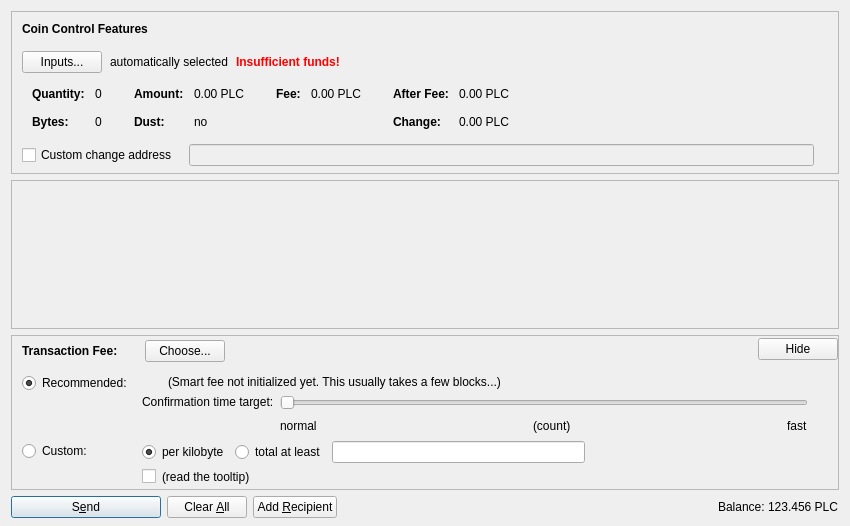
<?xml version="1.0" encoding="UTF-8"?>
<ui version="4.0">
 <class>SendCoinsDialog</class>
 <widget class="QDialog" name="SendCoinsDialog">
  <property name="geometry">
   <rect>
    <x>0</x>
    <y>0</y>
    <width>850</width>
    <height>526</height>
   </rect>
  </property>
  <property name="windowTitle">
   <string>Send Coins</string>
  </property>
  <layout class="QVBoxLayout" name="verticalLayout" stretch="0,1,0,0">
   <property name="bottomMargin">
    <number>8</number>
   </property>
   <item>
    <widget class="QFrame" name="frameCoinControl">
     <property name="sizePolicy">
      <sizepolicy hsizetype="Expanding" vsizetype="Expanding">
       <horstretch>0</horstretch>
       <verstretch>0</verstretch>
      </sizepolicy>
     </property>
     <property name="maximumSize">
      <size>
       <width>16777215</width>
       <height>16777215</height>
      </size>
     </property>
     <property name="frameShape">
      <enum>QFrame::StyledPanel</enum>
     </property>
     <property name="frameShadow">
      <enum>QFrame::Sunken</enum>
     </property>
     <layout class="QVBoxLayout" name="verticalLayoutCoinControl2">
      <property name="spacing">
       <number>0</number>
      </property>
      <property name="leftMargin">
       <number>0</number>
      </property>
      <property name="topMargin">
       <number>0</number>
      </property>
      <property name="rightMargin">
       <number>0</number>
      </property>
      <property name="bottomMargin">
       <number>6</number>
      </property>
      <item>
       <layout class="QVBoxLayout" name="verticalLayoutCoinControl" stretch="0,0,0,0,1">
        <property name="spacing">
         <number>0</number>
        </property>
        <property name="leftMargin">
         <number>10</number>
        </property>
        <property name="topMargin">
         <number>10</number>
        </property>
        <item>
         <layout class="QHBoxLayout" name="horizontalLayoutCoinControl1">
          <property name="bottomMargin">
           <number>15</number>
          </property>
          <item>
           <widget class="QLabel" name="labelCoinControlFeatures">
            <property name="sizePolicy">
             <sizepolicy hsizetype="Preferred" vsizetype="Maximum">
              <horstretch>0</horstretch>
              <verstretch>0</verstretch>
             </sizepolicy>
            </property>
            <property name="font">
             <font>
              <weight>75</weight>
              <bold>true</bold>
             </font>
            </property>
            <property name="styleSheet">
             <string notr="true">font-weight:bold;</string>
            </property>
            <property name="text">
             <string>Coin Control Features</string>
            </property>
           </widget>
          </item>
         </layout>
        </item>
        <item>
         <layout class="QHBoxLayout" name="horizontalLayoutCoinControl2" stretch="0,0,0,0">
          <property name="spacing">
           <number>8</number>
          </property>
          <property name="bottomMargin">
           <number>10</number>
          </property>
          <item>
           <widget class="QPushButton" name="pushButtonCoinControl">
            <property name="styleSheet">
             <string notr="true"/>
            </property>
            <property name="text">
             <string>Inputs...</string>
            </property>
            <property name="autoDefault">
             <bool>false</bool>
            </property>
           </widget>
          </item>
          <item>
           <widget class="QLabel" name="labelCoinControlAutomaticallySelected">
            <property name="text">
             <string>automatically selected</string>
            </property>
            <property name="margin">
             <number>5</number>
            </property>
           </widget>
          </item>
          <item>
           <widget class="QLabel" name="labelCoinControlInsuffFunds">
            <property name="font">
             <font>
              <weight>75</weight>
              <bold>true</bold>
             </font>
            </property>
            <property name="styleSheet">
             <string notr="true">color:red;font-weight:bold;</string>
            </property>
            <property name="text">
             <string>Insufficient funds!</string>
            </property>
            <property name="margin">
             <number>5</number>
            </property>
           </widget>
          </item>
          <item>
           <spacer name="horizontalSpacerCoinControl">
            <property name="orientation">
             <enum>Qt::Horizontal</enum>
            </property>
            <property name="sizeHint" stdset="0">
             <size>
              <width>40</width>
              <height>1</height>
             </size>
            </property>
           </spacer>
          </item>
         </layout>
        </item>
        <item>
         <widget class="QWidget" name="widgetCoinControl" native="true">
          <property name="sizePolicy">
           <sizepolicy hsizetype="Preferred" vsizetype="Preferred">
            <horstretch>0</horstretch>
            <verstretch>0</verstretch>
           </sizepolicy>
          </property>
          <property name="minimumSize">
           <size>
            <width>0</width>
            <height>0</height>
           </size>
          </property>
          <property name="styleSheet">
           <string notr="true"/>
          </property>
          <layout class="QHBoxLayout" name="horizontalLayoutCoinControl5">
           <property name="leftMargin">
            <number>0</number>
           </property>
           <property name="topMargin">
            <number>0</number>
           </property>
           <property name="rightMargin">
            <number>0</number>
           </property>
           <property name="bottomMargin">
            <number>0</number>
           </property>
           <item>
            <layout class="QHBoxLayout" name="horizontalLayoutCoinControl3" stretch="0,0,0,1">
             <property name="spacing">
              <number>20</number>
             </property>
             <property name="topMargin">
              <number>0</number>
             </property>
             <property name="bottomMargin">
              <number>10</number>
             </property>
             <item>
              <layout class="QFormLayout" name="formLayoutCoinControl1">
               <property name="horizontalSpacing">
                <number>10</number>
               </property>
               <property name="verticalSpacing">
                <number>14</number>
               </property>
               <property name="leftMargin">
                <number>10</number>
               </property>
               <property name="topMargin">
                <number>4</number>
               </property>
               <property name="rightMargin">
                <number>6</number>
               </property>
               <item row="0" column="0">
                <widget class="QLabel" name="labelCoinControlQuantityText">
                 <property name="font">
                  <font>
                   <weight>75</weight>
                   <bold>true</bold>
                  </font>
                 </property>
                 <property name="text">
                  <string>Quantity:</string>
                 </property>
                 <property name="margin">
                  <number>0</number>
                 </property>
                </widget>
               </item>
               <item row="0" column="1">
                <widget class="QLabel" name="labelCoinControlQuantity">
                 <property name="cursor">
                  <cursorShape>IBeamCursor</cursorShape>
                 </property>
                 <property name="contextMenuPolicy">
                  <enum>Qt::ActionsContextMenu</enum>
                 </property>
                 <property name="text">
                  <string notr="true">0</string>
                 </property>
                 <property name="margin">
                  <number>0</number>
                 </property>
                 <property name="textInteractionFlags">
                  <set>Qt::LinksAccessibleByMouse|Qt::TextSelectableByKeyboard|Qt::TextSelectableByMouse</set>
                 </property>
                </widget>
               </item>
               <item row="1" column="0">
                <widget class="QLabel" name="labelCoinControlBytesText">
                 <property name="font">
                  <font>
                   <weight>75</weight>
                   <bold>true</bold>
                  </font>
                 </property>
                 <property name="text">
                  <string>Bytes:</string>
                 </property>
                </widget>
               </item>
               <item row="1" column="1">
                <widget class="QLabel" name="labelCoinControlBytes">
                 <property name="cursor">
                  <cursorShape>IBeamCursor</cursorShape>
                 </property>
                 <property name="contextMenuPolicy">
                  <enum>Qt::ActionsContextMenu</enum>
                 </property>
                 <property name="text">
                  <string notr="true">0</string>
                 </property>
                 <property name="textInteractionFlags">
                  <set>Qt::LinksAccessibleByMouse|Qt::TextSelectableByKeyboard|Qt::TextSelectableByMouse</set>
                 </property>
                </widget>
               </item>
              </layout>
             </item>
             <item>
              <layout class="QFormLayout" name="formLayoutCoinControl2">
               <property name="horizontalSpacing">
                <number>10</number>
               </property>
               <property name="verticalSpacing">
                <number>14</number>
               </property>
               <property name="leftMargin">
                <number>6</number>
               </property>
               <property name="topMargin">
                <number>4</number>
               </property>
               <property name="rightMargin">
                <number>6</number>
               </property>
               <item row="0" column="0">
                <widget class="QLabel" name="labelCoinControlAmountText">
                 <property name="font">
                  <font>
                   <weight>75</weight>
                   <bold>true</bold>
                  </font>
                 </property>
                 <property name="text">
                  <string>Amount:</string>
                 </property>
                 <property name="margin">
                  <number>0</number>
                 </property>
                </widget>
               </item>
               <item row="0" column="1">
                <widget class="QLabel" name="labelCoinControlAmount">
                 <property name="cursor">
                  <cursorShape>IBeamCursor</cursorShape>
                 </property>
                 <property name="contextMenuPolicy">
                  <enum>Qt::ActionsContextMenu</enum>
                 </property>
                 <property name="text">
                  <string notr="true">0.00 PLC</string>
                 </property>
                 <property name="textInteractionFlags">
                  <set>Qt::LinksAccessibleByMouse|Qt::TextSelectableByKeyboard|Qt::TextSelectableByMouse</set>
                 </property>
                </widget>
               </item>
               <item row="1" column="0">
                <widget class="QLabel" name="labelCoinControlLowOutputText">
                 <property name="font">
                  <font>
                   <weight>75</weight>
                   <bold>true</bold>
                  </font>
                 </property>
                 <property name="text">
                  <string>Dust:</string>
                 </property>
                </widget>
               </item>
               <item row="1" column="1">
                <widget class="QLabel" name="labelCoinControlLowOutput">
                 <property name="cursor">
                  <cursorShape>IBeamCursor</cursorShape>
                 </property>
                 <property name="contextMenuPolicy">
                  <enum>Qt::ActionsContextMenu</enum>
                 </property>
                 <property name="text">
                  <string notr="true">no</string>
                 </property>
                 <property name="textInteractionFlags">
                  <set>Qt::LinksAccessibleByMouse|Qt::TextSelectableByKeyboard|Qt::TextSelectableByMouse</set>
                 </property>
                </widget>
               </item>
              </layout>
             </item>
             <item>
              <layout class="QFormLayout" name="formLayoutCoinControl3">
               <property name="horizontalSpacing">
                <number>10</number>
               </property>
               <property name="verticalSpacing">
                <number>14</number>
               </property>
               <property name="leftMargin">
                <number>6</number>
               </property>
               <property name="topMargin">
                <number>4</number>
               </property>
               <property name="rightMargin">
                <number>6</number>
               </property>
               <item row="0" column="0">
                <widget class="QLabel" name="labelCoinControlFeeText">
                 <property name="font">
                  <font>
                   <weight>75</weight>
                   <bold>true</bold>
                  </font>
                 </property>
                 <property name="text">
                  <string>Fee:</string>
                 </property>
                 <property name="margin">
                  <number>0</number>
                 </property>
                </widget>
               </item>
               <item row="0" column="1">
                <widget class="QLabel" name="labelCoinControlFee">
                 <property name="cursor">
                  <cursorShape>IBeamCursor</cursorShape>
                 </property>
                 <property name="contextMenuPolicy">
                  <enum>Qt::ActionsContextMenu</enum>
                 </property>
                 <property name="text">
                  <string notr="true">0.00 PLC</string>
                 </property>
                 <property name="textInteractionFlags">
                  <set>Qt::LinksAccessibleByMouse|Qt::TextSelectableByKeyboard|Qt::TextSelectableByMouse</set>
                 </property>
                </widget>
               </item>
              </layout>
             </item>
             <item>
              <layout class="QFormLayout" name="formLayoutCoinControl4">
               <property name="horizontalSpacing">
                <number>10</number>
               </property>
               <property name="verticalSpacing">
                <number>14</number>
               </property>
               <property name="leftMargin">
                <number>6</number>
               </property>
               <property name="topMargin">
                <number>4</number>
               </property>
               <property name="rightMargin">
                <number>6</number>
               </property>
               <item row="0" column="0">
                <widget class="QLabel" name="labelCoinControlAfterFeeText">
                 <property name="font">
                  <font>
                   <weight>75</weight>
                   <bold>true</bold>
                  </font>
                 </property>
                 <property name="text">
                  <string>After Fee:</string>
                 </property>
                 <property name="margin">
                  <number>0</number>
                 </property>
                </widget>
               </item>
               <item row="0" column="1">
                <widget class="QLabel" name="labelCoinControlAfterFee">
                 <property name="cursor">
                  <cursorShape>IBeamCursor</cursorShape>
                 </property>
                 <property name="contextMenuPolicy">
                  <enum>Qt::ActionsContextMenu</enum>
                 </property>
                 <property name="text">
                  <string notr="true">0.00 PLC</string>
                 </property>
                 <property name="textInteractionFlags">
                  <set>Qt::LinksAccessibleByMouse|Qt::TextSelectableByKeyboard|Qt::TextSelectableByMouse</set>
                 </property>
                </widget>
               </item>
               <item row="1" column="0">
                <widget class="QLabel" name="labelCoinControlChangeText">
                 <property name="font">
                  <font>
                   <weight>75</weight>
                   <bold>true</bold>
                  </font>
                 </property>
                 <property name="text">
                  <string>Change:</string>
                 </property>
                </widget>
               </item>
               <item row="1" column="1">
                <widget class="QLabel" name="labelCoinControlChange">
                 <property name="cursor">
                  <cursorShape>IBeamCursor</cursorShape>
                 </property>
                 <property name="contextMenuPolicy">
                  <enum>Qt::ActionsContextMenu</enum>
                 </property>
                 <property name="text">
                  <string notr="true">0.00 PLC</string>
                 </property>
                 <property name="textInteractionFlags">
                  <set>Qt::LinksAccessibleByMouse|Qt::TextSelectableByKeyboard|Qt::TextSelectableByMouse</set>
                 </property>
                </widget>
               </item>
              </layout>
             </item>
            </layout>
           </item>
          </layout>
         </widget>
        </item>
        <item>
         <layout class="QHBoxLayout" name="horizontalLayoutCoinControl4" stretch="0,0,0">
          <property name="spacing">
           <number>12</number>
          </property>
          <property name="sizeConstraint">
           <enum>QLayout::SetDefaultConstraint</enum>
          </property>
          <property name="topMargin">
           <number>5</number>
          </property>
          <property name="rightMargin">
           <number>5</number>
          </property>
          <item>
           <widget class="QCheckBox" name="checkBoxCoinControlChange">
            <property name="toolTip">
             <string>If this is activated, but the change address is empty or invalid, change will be sent to a newly generated address.</string>
            </property>
            <property name="text">
             <string>Custom change address</string>
            </property>
           </widget>
          </item>
          <item>
           <widget class="QValidatedLineEdit" name="lineEditCoinControlChange">
            <property name="enabled">
             <bool>false</bool>
            </property>
            <property name="sizePolicy">
             <sizepolicy hsizetype="Expanding" vsizetype="Fixed">
              <horstretch>0</horstretch>
              <verstretch>0</verstretch>
             </sizepolicy>
            </property>
           </widget>
          </item>
          <item>
           <widget class="QLabel" name="labelCoinControlChangeLabel">
            <property name="sizePolicy">
             <sizepolicy hsizetype="Preferred" vsizetype="Expanding">
              <horstretch>0</horstretch>
              <verstretch>0</verstretch>
             </sizepolicy>
            </property>
            <property name="minimumSize">
             <size>
              <width>0</width>
              <height>0</height>
             </size>
            </property>
            <property name="text">
             <string/>
            </property>
            <property name="margin">
             <number>3</number>
            </property>
           </widget>
          </item>
         </layout>
        </item>
        <item>
         <spacer name="verticalSpacerCoinControl">
          <property name="orientation">
           <enum>Qt::Vertical</enum>
          </property>
          <property name="sizeHint" stdset="0">
           <size>
            <width>800</width>
            <height>1</height>
           </size>
          </property>
         </spacer>
        </item>
       </layout>
      </item>
     </layout>
    </widget>
   </item>
   <item>
    <widget class="QScrollArea" name="scrollArea">
     <property name="widgetResizable">
      <bool>true</bool>
     </property>
     <widget class="QWidget" name="scrollAreaWidgetContents">
      <property name="geometry">
       <rect>
        <x>0</x>
        <y>0</y>
        <width>830</width>
        <height>104</height>
       </rect>
      </property>
      <layout class="QVBoxLayout" name="verticalLayout_2" stretch="0,1">
       <property name="leftMargin">
        <number>0</number>
       </property>
       <property name="topMargin">
        <number>0</number>
       </property>
       <property name="rightMargin">
        <number>0</number>
       </property>
       <property name="bottomMargin">
        <number>0</number>
       </property>
       <item>
        <layout class="QVBoxLayout" name="entries">
         <property name="spacing">
          <number>6</number>
         </property>
        </layout>
       </item>
       <item>
        <spacer name="verticalSpacer">
         <property name="orientation">
          <enum>Qt::Vertical</enum>
         </property>
         <property name="sizeHint" stdset="0">
          <size>
           <width>20</width>
           <height>40</height>
          </size>
         </property>
        </spacer>
       </item>
      </layout>
     </widget>
    </widget>
   </item>
   <item>
    <widget class="QFrame" name="frameFee">
     <property name="sizePolicy">
      <sizepolicy hsizetype="Expanding" vsizetype="Expanding">
       <horstretch>0</horstretch>
       <verstretch>0</verstretch>
      </sizepolicy>
     </property>
     <property name="maximumSize">
      <size>
       <width>16777215</width>
       <height>16777215</height>
      </size>
     </property>
     <property name="frameShape">
      <enum>QFrame::StyledPanel</enum>
     </property>
     <property name="frameShadow">
      <enum>QFrame::Sunken</enum>
     </property>
     <layout class="QVBoxLayout" name="verticalLayoutFee1">
      <property name="spacing">
       <number>0</number>
      </property>
      <property name="leftMargin">
       <number>0</number>
      </property>
      <property name="topMargin">
       <number>0</number>
      </property>
      <property name="rightMargin">
       <number>0</number>
      </property>
      <property name="bottomMargin">
       <number>0</number>
      </property>
      <item>
       <layout class="QVBoxLayout" name="verticalLayoutFee2" stretch="0,0,0">
        <property name="spacing">
         <number>0</number>
        </property>
        <property name="leftMargin">
         <number>10</number>
        </property>
        <property name="topMargin">
         <number>0</number>
        </property>
        <item>
         <layout class="QHBoxLayout" name="horizontalLayoutFee1">
          <property name="bottomMargin">
           <number>0</number>
          </property>
          <item>
           <layout class="QVBoxLayout" name="verticalLayoutFee7">
            <property name="spacing">
             <number>0</number>
            </property>
            <item>
             <spacer name="verticalSpacerSmartFee">
              <property name="orientation">
               <enum>Qt::Vertical</enum>
              </property>
              <property name="sizeType">
               <enum>QSizePolicy::Fixed</enum>
              </property>
              <property name="sizeHint" stdset="0">
               <size>
                <width>1</width>
                <height>4</height>
               </size>
              </property>
             </spacer>
            </item>
            <item>
             <layout class="QHBoxLayout" name="horizontalLayoutSmartFee">
              <property name="spacing">
               <number>10</number>
              </property>
              <item>
               <widget class="QLabel" name="labelFeeHeadline">
                <property name="sizePolicy">
                 <sizepolicy hsizetype="Preferred" vsizetype="Maximum">
                  <horstretch>0</horstretch>
                  <verstretch>0</verstretch>
                 </sizepolicy>
                </property>
                <property name="font">
                 <font>
                  <weight>75</weight>
                  <bold>true</bold>
                 </font>
                </property>
                <property name="styleSheet">
                 <string notr="true">font-weight:bold;</string>
                </property>
                <property name="text">
                 <string>Transaction Fee:</string>
                </property>
               </widget>
              </item>
              <item>
               <widget class="QLabel" name="labelFeeMinimized">
                <property name="text">
                 <string/>
                </property>
               </widget>
              </item>
              <item>
               <widget class="QPushButton" name="buttonChooseFee">
                <property name="text">
                 <string>Choose...</string>
                </property>
               </widget>
              </item>
             </layout>
            </item>
            <item>
             <spacer name="verticalSpacer_5">
              <property name="orientation">
               <enum>Qt::Vertical</enum>
              </property>
              <property name="sizeHint" stdset="0">
               <size>
                <width>1</width>
                <height>1</height>
               </size>
              </property>
             </spacer>
            </item>
           </layout>
          </item>
          <item>
           <spacer name="horizontalSpacer_4">
            <property name="orientation">
             <enum>Qt::Horizontal</enum>
            </property>
            <property name="sizeHint" stdset="0">
             <size>
              <width>40</width>
              <height>20</height>
             </size>
            </property>
           </spacer>
          </item>
          <item>
           <widget class="QPushButton" name="buttonMinimizeFee">
            <property name="toolTip">
             <string>collapse fee-settings</string>
            </property>
            <property name="text">
             <string>Hide</string>
            </property>
           </widget>
          </item>
         </layout>
        </item>
        <item>
         <widget class="QFrame" name="frameFeeSelection">
          <layout class="QVBoxLayout" name="verticalLayoutFee12">
           <property name="spacing">
            <number>0</number>
           </property>
           <property name="leftMargin">
            <number>0</number>
           </property>
           <property name="topMargin">
            <number>0</number>
           </property>
           <property name="rightMargin">
            <number>0</number>
           </property>
           <property name="bottomMargin">
            <number>0</number>
           </property>
           <item>
            <layout class="QGridLayout" name="gridLayoutFee">
             <property name="topMargin">
              <number>10</number>
             </property>
             <property name="bottomMargin">
              <number>4</number>
             </property>
             <property name="horizontalSpacing">
              <number>10</number>
             </property>
             <property name="verticalSpacing">
              <number>4</number>
             </property>
             <item row="1" column="1">
              <layout class="QVBoxLayout" name="verticalLayoutFee8">
               <property name="spacing">
                <number>6</number>
               </property>
               <item>
                <layout class="QHBoxLayout" name="horizontalLayoutFee13">
                 <item>
                  <widget class="QRadioButton" name="radioCustomPerKilobyte">
                   <property name="toolTip">
                    <string>If the custom fee is set to 1000 satoshis and the transaction is only 250 bytes, then &quot;per kilobyte&quot; only pays 250 satoshis in fee, while &quot;total at least&quot; pays 1000 satoshis. For transactions bigger than a kilobyte both pay by kilobyte.</string>
                   </property>
                   <property name="text">
                    <string>per kilobyte</string>
                   </property>
                   <property name="checked">
                    <bool>true</bool>
                   </property>
                   <attribute name="buttonGroup">
                    <string notr="true">groupCustomFee</string>
                   </attribute>
                  </widget>
                 </item>
                 <item>
                  <widget class="QRadioButton" name="radioCustomAtLeast">
                   <property name="toolTip">
                    <string>If the custom fee is set to 1000 satoshis and the transaction is only 250 bytes, then &quot;per kilobyte&quot; only pays 250 satoshis in fee, while &quot;total at least&quot; pays 1000 satoshis. For transactions bigger than a kilobyte both pay by kilobyte.</string>
                   </property>
                   <property name="text">
                    <string>total at least</string>
                   </property>
                   <attribute name="buttonGroup">
                    <string notr="true">groupCustomFee</string>
                   </attribute>
                  </widget>
                 </item>
                 <item>
                  <widget class="BitcoinAmountField" name="customFee"/>
                 </item>
                 <item>
                  <spacer name="horizontalSpacer_6">
                   <property name="orientation">
                    <enum>Qt::Horizontal</enum>
                   </property>
                   <property name="sizeHint" stdset="0">
                    <size>
                     <width>1</width>
                     <height>1</height>
                    </size>
                   </property>
                  </spacer>
                 </item>
                </layout>
               </item>
               <item>
                <layout class="QHBoxLayout" name="horizontalLayoutFee8">
                 <item>
                  <widget class="QCheckBox" name="checkBoxMinimumFee">
                   <property name="toolTip">
                    <string>Paying only the minimum fee is just fine as long as there is less transaction volume than space in the blocks. But be aware that this can end up in a never confirming transaction once there is more demand for platincoin transactions than the network can process.</string>
                   </property>
                   <property name="text">
                    <string/>
                   </property>
                  </widget>
                 </item>
                 <item>
                  <widget class="QLabel" name="labelMinFeeWarning">
                   <property name="enabled">
                    <bool>true</bool>
                   </property>
                   <property name="toolTip">
                    <string>Paying only the minimum fee is just fine as long as there is less transaction volume than space in the blocks. But be aware that this can end up in a never confirming transaction once there is more demand for platincoin transactions than the network can process.</string>
                   </property>
                   <property name="text">
                    <string>(read the tooltip)</string>
                   </property>
                   <property name="margin">
                    <number>5</number>
                   </property>
                  </widget>
                 </item>
                 <item>
                  <spacer name="horizontalSpacer_2">
                   <property name="orientation">
                    <enum>Qt::Horizontal</enum>
                   </property>
                   <property name="sizeHint" stdset="0">
                    <size>
                     <width>1</width>
                     <height>1</height>
                    </size>
                   </property>
                  </spacer>
                 </item>
                </layout>
               </item>
              </layout>
             </item>
             <item row="0" column="0">
              <layout class="QVBoxLayout" name="verticalLayoutFee4" stretch="0,1">
               <item>
                <widget class="QRadioButton" name="radioSmartFee">
                 <property name="text">
                  <string>Recommended:</string>
                 </property>
                 <property name="checked">
                  <bool>true</bool>
                 </property>
                 <attribute name="buttonGroup">
                  <string notr="true">groupFee</string>
                 </attribute>
                </widget>
               </item>
               <item>
                <spacer name="verticalSpacer_2">
                 <property name="orientation">
                  <enum>Qt::Vertical</enum>
                 </property>
                 <property name="sizeHint" stdset="0">
                  <size>
                   <width>1</width>
                   <height>1</height>
                  </size>
                 </property>
                </spacer>
               </item>
              </layout>
             </item>
             <item row="1" column="0">
              <layout class="QVBoxLayout" name="verticalLayoutFee9" stretch="0,1">
               <item>
                <widget class="QRadioButton" name="radioCustomFee">
                 <property name="text">
                  <string>Custom:</string>
                 </property>
                 <attribute name="buttonGroup">
                  <string notr="true">groupFee</string>
                 </attribute>
                </widget>
               </item>
               <item>
                <spacer name="verticalSpacer_6">
                 <property name="orientation">
                  <enum>Qt::Vertical</enum>
                 </property>
                 <property name="sizeHint" stdset="0">
                  <size>
                   <width>1</width>
                   <height>1</height>
                  </size>
                 </property>
                </spacer>
               </item>
              </layout>
             </item>
             <item row="0" column="1">
              <layout class="QVBoxLayout" name="verticalLayoutFee3" stretch="0,0,1">
               <property name="spacing">
                <number>6</number>
               </property>
               <property name="topMargin">
                <number>2</number>
               </property>
               <item>
                <layout class="QHBoxLayout" name="horizontalLayoutFee12">
                 <item>
                  <widget class="QLabel" name="labelSmartFee">
                   <property name="text">
                    <string/>
                   </property>
                   <property name="margin">
                    <number>2</number>
                   </property>
                  </widget>
                 </item>
                 <item>
                  <widget class="QLabel" name="labelFeeEstimation">
                   <property name="text">
                    <string/>
                   </property>
                  </widget>
                 </item>
                 <item>
                  <widget class="QLabel" name="labelSmartFee2">
                   <property name="text">
                    <string>(Smart fee not initialized yet. This usually takes a few blocks...)</string>
                   </property>
                   <property name="margin">
                    <number>2</number>
                   </property>
                  </widget>
                 </item>
                 <item>
                  <spacer name="horizontalSpacer_5">
                   <property name="orientation">
                    <enum>Qt::Horizontal</enum>
                   </property>
                   <property name="sizeHint" stdset="0">
                    <size>
                     <width>1</width>
                     <height>1</height>
                    </size>
                   </property>
                  </spacer>
                 </item>
                </layout>
               </item>
               <item>
                <layout class="QHBoxLayout" name="horizontalLayoutFee9">
                 <item>
                  <layout class="QVBoxLayout" name="verticalLayoutFee6">
                   <item>
                    <widget class="QLabel" name="labelSmartFee3">
                     <property name="text">
                      <string>Confirmation time target:</string>
                     </property>
                     <property name="margin">
                      <number>2</number>
                     </property>
                    </widget>
                   </item>
                   <item>
                    <spacer name="verticalSpacer_3">
                     <property name="orientation">
                      <enum>Qt::Vertical</enum>
                     </property>
                     <property name="sizeHint" stdset="0">
                      <size>
                       <width>1</width>
                       <height>1</height>
                      </size>
                     </property>
                    </spacer>
                   </item>
                  </layout>
                 </item>
                 <item>
                  <layout class="QVBoxLayout" name="verticalLayoutFee5">
                   <property name="rightMargin">
                    <number>30</number>
                   </property>
                   <item>
                    <widget class="QSlider" name="sliderSmartFee">
                     <property name="minimum">
                      <number>0</number>
                     </property>
                     <property name="maximum">
                      <number>23</number>
                     </property>
                     <property name="pageStep">
                      <number>1</number>
                     </property>
                     <property name="value">
                      <number>0</number>
                     </property>
                     <property name="orientation">
                      <enum>Qt::Horizontal</enum>
                     </property>
                     <property name="invertedAppearance">
                      <bool>false</bool>
                     </property>
                     <property name="invertedControls">
                      <bool>false</bool>
                     </property>
                     <property name="tickPosition">
                      <enum>QSlider::NoTicks</enum>
                     </property>
                    </widget>
                   </item>
                   <item>
                    <layout class="QHBoxLayout" name="horizontalLayoutFee10">
                     <item>
                      <widget class="QLabel" name="labelSmartFeeNormal">
                       <property name="text">
                        <string>normal</string>
                       </property>
                      </widget>
                     </item>
                     <item>
                      <spacer name="horizontalSpacer_7">
                       <property name="orientation">
                        <enum>Qt::Horizontal</enum>
                       </property>
                       <property name="sizeHint" stdset="0">
                        <size>
                         <width>40</width>
                         <height>20</height>
                        </size>
                       </property>
                      </spacer>
                     </item>
                     <item>
                      <widget class="QLabel" name="confirmationTargetLabel">
                       <property name="text">
                        <string notr="true">(count)</string>
                       </property>
                      </widget>
                     </item>
                     <item>
                      <spacer name="horizontalSpacer_3">
                       <property name="orientation">
                        <enum>Qt::Horizontal</enum>
                       </property>
                       <property name="sizeHint" stdset="0">
                        <size>
                         <width>40</width>
                         <height>20</height>
                        </size>
                       </property>
                      </spacer>
                     </item>
                     <item>
                      <widget class="QLabel" name="labelSmartFeeFast">
                       <property name="text">
                        <string>fast</string>
                       </property>
                      </widget>
                     </item>
                    </layout>
                   </item>
                  </layout>
                 </item>
                </layout>
               </item>
               <item>
                <spacer name="verticalSpacer_4">
                 <property name="orientation">
                  <enum>Qt::Vertical</enum>
                 </property>
                 <property name="sizeHint" stdset="0">
                  <size>
                   <width>1</width>
                   <height>1</height>
                  </size>
                 </property>
                </spacer>
               </item>
              </layout>
             </item>
            </layout>
           </item>
          </layout>
         </widget>
        </item>
        <item>
         <spacer name="verticalSpacerFee">
          <property name="orientation">
           <enum>Qt::Vertical</enum>
          </property>
          <property name="sizeHint" stdset="0">
           <size>
            <width>800</width>
            <height>1</height>
           </size>
          </property>
         </spacer>
        </item>
       </layout>
      </item>
     </layout>
    </widget>
   </item>
   <item>
    <layout class="QHBoxLayout" name="horizontalLayout">
     <item>
      <widget class="QPushButton" name="sendButton">
       <property name="minimumSize">
        <size>
         <width>150</width>
         <height>0</height>
        </size>
       </property>
       <property name="toolTip">
        <string>Confirm the send action</string>
       </property>
       <property name="text">
        <string>S&amp;end</string>
       </property>
       <property name="icon">
        <iconset resource="../bitcoin.qrc">
         <normaloff>:/icons/send</normaloff>:/icons/send</iconset>
       </property>
       <property name="autoDefault">
        <bool>false</bool>
       </property>
       <property name="default">
        <bool>true</bool>
       </property>
      </widget>
     </item>
     <item>
      <widget class="QPushButton" name="clearButton">
       <property name="sizePolicy">
        <sizepolicy hsizetype="Minimum" vsizetype="Fixed">
         <horstretch>0</horstretch>
         <verstretch>0</verstretch>
        </sizepolicy>
       </property>
       <property name="toolTip">
        <string>Clear all fields of the form.</string>
       </property>
       <property name="text">
        <string>Clear &amp;All</string>
       </property>
       <property name="icon">
        <iconset resource="../bitcoin.qrc">
         <normaloff>:/icons/remove</normaloff>:/icons/remove</iconset>
       </property>
       <property name="autoDefault">
        <bool>false</bool>
       </property>
      </widget>
     </item>
     <item>
      <widget class="QPushButton" name="addButton">
       <property name="toolTip">
        <string>Send to multiple recipients at once</string>
       </property>
       <property name="text">
        <string>Add &amp;Recipient</string>
       </property>
       <property name="icon">
        <iconset resource="../bitcoin.qrc">
         <normaloff>:/icons/add</normaloff>:/icons/add</iconset>
       </property>
       <property name="autoDefault">
        <bool>false</bool>
       </property>
      </widget>
     </item>
     <item>
      <spacer name="horizontalSpacer">
       <property name="orientation">
        <enum>Qt::Horizontal</enum>
       </property>
       <property name="sizeHint" stdset="0">
        <size>
         <width>40</width>
         <height>20</height>
        </size>
       </property>
      </spacer>
     </item>
     <item>
      <layout class="QHBoxLayout" name="horizontalLayout_2">
       <property name="spacing">
        <number>3</number>
       </property>
       <item>
        <widget class="QLabel" name="label">
         <property name="sizePolicy">
          <sizepolicy hsizetype="Preferred" vsizetype="Fixed">
           <horstretch>0</horstretch>
           <verstretch>0</verstretch>
          </sizepolicy>
         </property>
         <property name="text">
          <string>Balance:</string>
         </property>
        </widget>
       </item>
       <item>
        <widget class="QLabel" name="labelBalance">
         <property name="sizePolicy">
          <sizepolicy hsizetype="Preferred" vsizetype="Fixed">
           <horstretch>0</horstretch>
           <verstretch>0</verstretch>
          </sizepolicy>
         </property>
         <property name="cursor">
          <cursorShape>IBeamCursor</cursorShape>
         </property>
         <property name="text">
          <string notr="true">123.456 PLC</string>
         </property>
         <property name="textInteractionFlags">
          <set>Qt::LinksAccessibleByMouse|Qt::TextSelectableByKeyboard|Qt::TextSelectableByMouse</set>
         </property>
        </widget>
       </item>
      </layout>
     </item>
    </layout>
   </item>
  </layout>
 </widget>
 <customwidgets>
  <customwidget>
   <class>QValidatedLineEdit</class>
   <extends>QLineEdit</extends>
   <header>qvalidatedlineedit.h</header>
  </customwidget>
  <customwidget>
   <class>BitcoinAmountField</class>
   <extends>QLineEdit</extends>
   <header>bitcoinamountfield.h</header>
   <container>1</container>
  </customwidget>
 </customwidgets>
 <resources>
  <include location="../bitcoin.qrc"/>
 </resources>
 <connections/>
 <buttongroups>
  <buttongroup name="groupFee"/>
  <buttongroup name="groupCustomFee"/>
 </buttongroups>
</ui>
